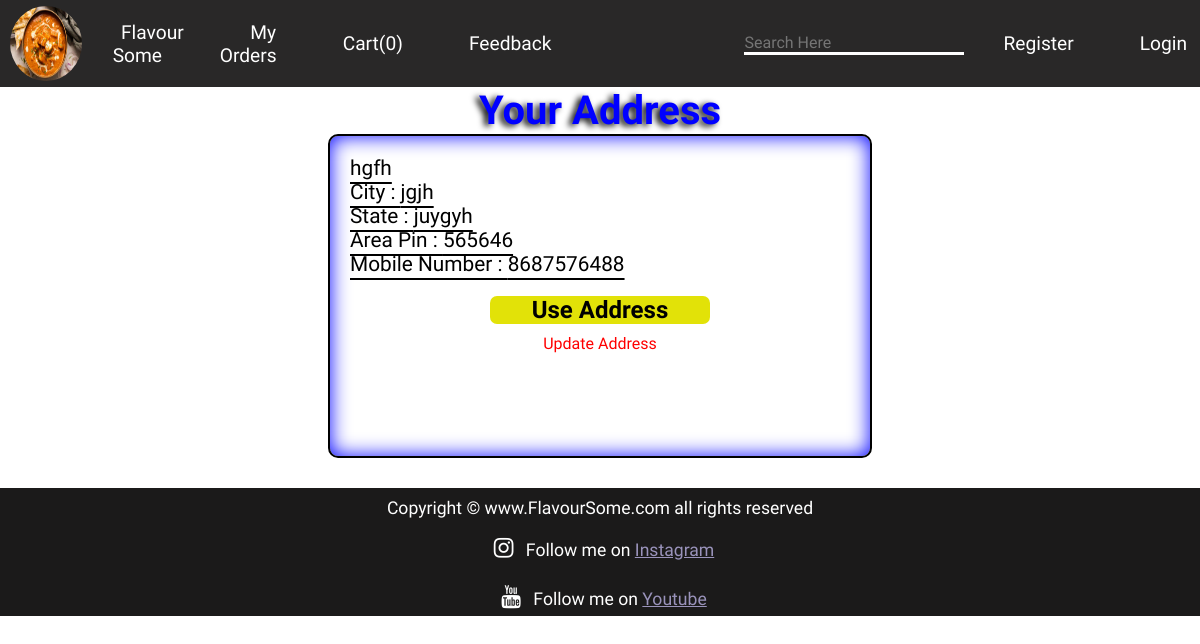
/Flavoursome/checkout/, run on the app's committed database.
### FlavourApp/models.py (models this page shows, shortened)
class User(models.Model):
    name = models.CharField(max_length=50, default='')
    email = models.CharField(max_length=50, default="")
    mobile = models.IntegerField(default=0, null=True)
    password = models.CharField(max_length=30, default='')
    area = models.CharField(max_length=100, default='', null=True)
    city = models.CharField(max_length=100, default='', null=True)
    state = models.CharField(max_length=30, default='', null=True)
    areaPin = models.CharField(max_length=8, default='', null=True)

### FlavourApp/views.py (the view, shortened to what this page needs)
# urls.py: path('Flavoursome/checkout/', views.checkout, name='checkout'),
def checkout(request):
    user_det = User.objects.all()
    user = None
    for users in user_det:
        if users.email == 'govindkushwaha0786@gmail.com':
            user = User.objects.get(id=users.id)
            break
    if user is not None:
        area = user.area
        city = user.city
        state = user.state
        areaPin = user.areaPin
        if not area or not city or not state or not areaPin:
            return render(request, "FlavourApp/checkout.html")
        else:
            user_det = User.objects.all()
            user = None
            for users in user_det:
                if users.email == 'govindkushwaha0786@gmail.com':
                    user = User.objects.get(id=users.id)
                    break
            user_address = {'user' : user}
            return render(request, "FlavourApp/checkoutAdd.html", user_address)
    return render(request, "FlavourApp/checkout.html")

### FlavourApp/templates/FlavourApp/checkoutAdd.html
{% extends 'FlavourApp/loaders.html' %} {% block title %} Flavoursome-My Cart {% endblock %}
{% block Checkout %}
<div class="cart-head">
    <h2 style="font-size: 2.5rem; text-align: center; color: blue; text-shadow: -4px 2px 6px black;">Your Address</h2>
</div>
<div class="confAdd" style="margin-bottom: 30px;">
    <center>
        <div class="addressInfo">
            <p>{{user.area}}</p>
            <p>City : {{user.city}}</p>
            <p>State : {{user.state}}</p>
            <p>Area Pin : {{user.areaPin}}</p>
            <p>Mobile Number : {{user.mobile}}</p>
            <h2 style="background-color: rgb(226, 226, 8); cursor: pointer; margin: 0px 140px;margin-top: 20px; border-radius: 7px;"><a style="text-decoration: none; color: black;" href="/Flavoursome/handler/">Use Address</a></h2>
            <a style="text-decoration: none;" href="/Flavoursome/updater/"><p style="margin-top: 10px; color: red; font-size: 1rem; text-align: center; text-decoration: none; cursor: pointer;">Update Address</p></a>
        </div>
    </center>
</div>
{% endblock %}

### FlavourApp/static/FlavourApp/CSS_FILES/index1111.css (style rules this page uses)
* { margin: 0; padding: 0; font-family: 'Baloo Bhai 2', cursive; }
.addressInfo { border: 2px solid black; border-radius: 10px; height: 280px; width: 500px; padding: 20px; box-shadow: inset 0 0 20px blue; }
.addressInfo p { text-align: left; font-size: 1.3rem; text-decoration: underline; text-underline-offset: 7px; }

### data on the page
User: area "hgfh", city "jgjh", state "juygyh", areaPin "565646", mobile "8687576488"
